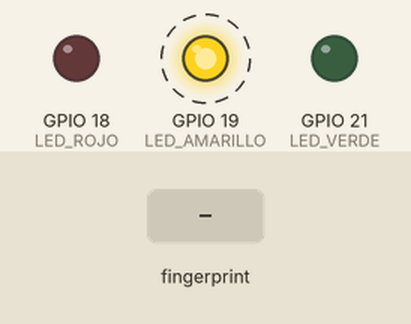
Recording of a sketch running on a simulated ESP32. Shown: output pins drawn as LEDs (lit = HIGH). Dashed ring = blinking. The test bench sets the inputs (shaded band). WiFi joins after 1.5 s; servers stay silent unless stated; uploads are accepted with an empty reply; what the sketch prints to the serial monitor is not drawn.

Above: at 3.74 s.
3.9 s: finger stored as number 1 placed on the sensor
At 4.5 s:
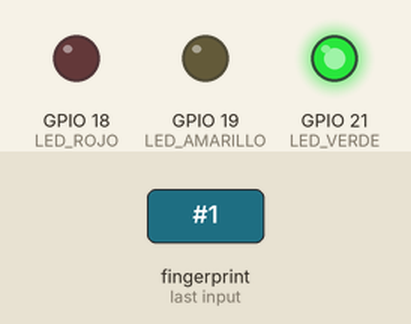
At 5.83 s:
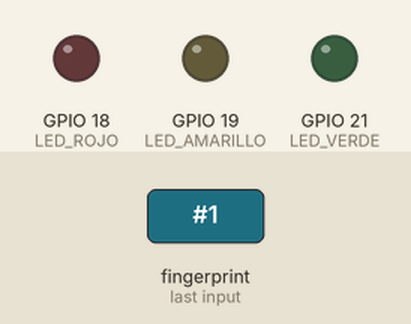
Timing chart, 0 to 12.9 s (numbered marks = the images above; inputs shaded):
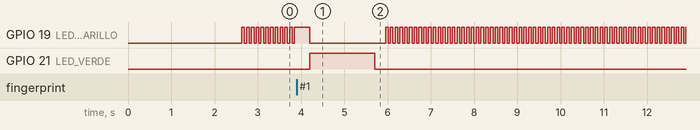

Measured:
- after the input at 3.9 s, GPIO 21 (LED_VERDE): LOW → HIGH after 0.31 s, → LOW 1.5 s later
- by itself, GPIO 19 (LED_AMARILLO): repeats every 0.11 s: HIGH 0.06 s, LOW 0.05 s

The sketch:

registrohuelladbv2.ino
```cpp
#include <Adafruit_Fingerprint.h>
#include <HardwareSerial.h>
#include <WiFi.h>
#include <HTTPClient.h>

// Pines conectados al sensor de huella
#define RXD2 16
#define TXD2 17

// Pines para LEDs
#define LED_ROJO     18  // D18
#define LED_AMARILLO 19  // D19
#define LED_VERDE    21  // D21

// WiFi
const char* ssid = "INFINITUMD226";
const char* password = "xXTWR474G7";

// Servidor PHP que guarda los datos
const char* serverUrl = "http://paradisus.mx/api/huella-post";

HardwareSerial mySerial(2); // UART2 en ESP32
Adafruit_Fingerprint finger = Adafruit_Fingerprint(&mySerial);

void setup() {
  Serial.begin(9600);
  mySerial.begin(57600, SERIAL_8N1, RXD2, TXD2);
  delay(100);

  // Inicializar pines de LED
  pinMode(LED_ROJO, OUTPUT);
  pinMode(LED_AMARILLO, OUTPUT);
  pinMode(LED_VERDE, OUTPUT);

  apagarTodosLosLeds();

  WiFi.begin(ssid, password);
  Serial.print("Conectando a WiFi...");
  while (WiFi.status() != WL_CONNECTED) {
    delay(500);
    Serial.print(".");
  }
  Serial.println("\nConexión WiFi exitosa");
  Serial.print("IP: "); Serial.println(WiFi.localIP());

  finger.begin(57600);
  delay(5);

  if (finger.verifyPassword()) {
    Serial.println("¡Sensor de huella detectado correctamente!");
  } else {
    Serial.println("No se detectó el sensor de huella :(");
    prenderLedError();
    while (true) { delay(1); }
  }

  finger.getTemplateCount();
  Serial.print("El sensor contiene "); Serial.print(finger.templateCount);
  Serial.println(" huellas registradas.");
}

void loop() {
  verificarHuella();
  delay(50);
}

uint8_t verificarHuella() {
  prenderLedEspera(); // LED amarillo encendido esperando huella

  uint8_t p = finger.getImage();
  if (p != FINGERPRINT_OK) {
    apagarTodosLosLeds();
    return p;
  }

  p = finger.image2Tz();
  if (p != FINGERPRINT_OK) {
    prenderLedError();
    return p;
  }

  p = finger.fingerSearch();
  if (p != FINGERPRINT_OK) {
    Serial.println("Huella no encontrada");
    prenderLedError();
    return p;
  }

  int idDetectado = finger.fingerID;
  int idBase = normalizarID(idDetectado);

  Serial.print("ID detectado: #"); Serial.print(idDetectado);
  Serial.print(" → ID base asignado: #"); Serial.println(idBase);
  Serial.print("Confianza: "); Serial.println(finger.confidence);

  prenderLedOk(); // LED verde encendido por 1.5s
  enviarRegistro(idBase, finger.confidence);

  return idDetectado;
}

// Agrupamos los IDs en bloques de 3
int normalizarID(int id) {
  return (id / 3) * 3;
}

void enviarRegistro(int huella_id, int confianza) {
  if (WiFi.status() == WL_CONNECTED) {
    HTTPClient http;
    String postData = "huella_id=" + String(huella_id) + "&fidelidad=" + String(confianza);

    http.begin(serverUrl);
    http.addHeader("Content-Type", "application/x-www-form-urlencoded");

    int httpCode = http.POST(postData);

    if (httpCode > 0) {
      Serial.println("Código HTTP: " + String(httpCode));
      String respuesta = http.getString();
      Serial.println("Respuesta servidor: " + respuesta);
    } else {
      Serial.println("Error al enviar POST: " + String(httpCode));
    }

    http.end();
  } else {
    Serial.println("WiFi desconectado, no se pudo enviar");
  }
}

// === Funciones LED ===
void apagarTodosLosLeds() {
  digitalWrite(LED_ROJO, LOW);
  digitalWrite(LED_AMARILLO, LOW);
  digitalWrite(LED_VERDE, LOW);
}

void prenderLedEspera() {
  apagarTodosLosLeds();
  digitalWrite(LED_AMARILLO, HIGH);
}

void prenderLedOk() {
  apagarTodosLosLeds();
  digitalWrite(LED_VERDE, HIGH);
  delay(1500);
  apagarTodosLosLeds();
}

void prenderLedError() {
  apagarTodosLosLeds();
  digitalWrite(LED_ROJO, HIGH);
  delay(1500);
  apagarTodosLosLeds();
}
```
